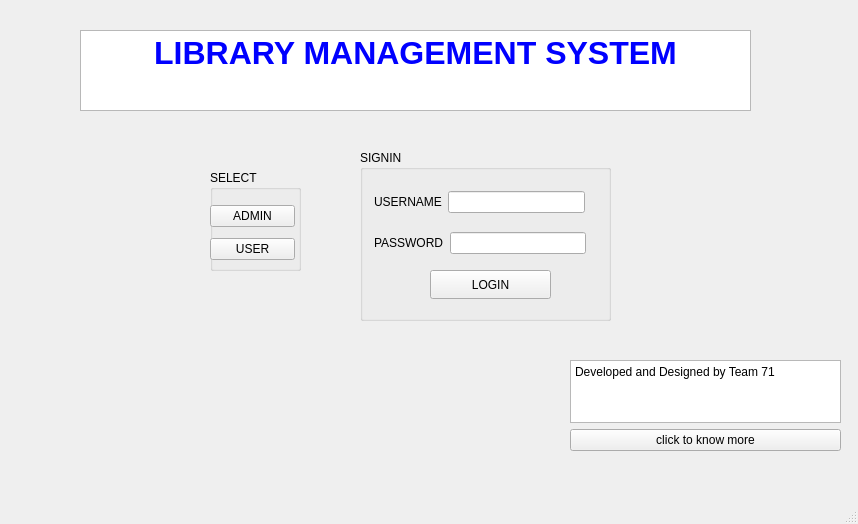
<?xml version="1.0" encoding="UTF-8"?>
<ui version="4.0">
 <class>MainWindow</class>
 <widget class="QMainWindow" name="MainWindow">
  <property name="geometry">
   <rect>
    <x>0</x>
    <y>0</y>
    <width>858</width>
    <height>524</height>
   </rect>
  </property>
  <property name="windowTitle">
   <string>MainWindow</string>
  </property>
  <widget class="QWidget" name="centralwidget">
   <widget class="QGroupBox" name="groupBox">
    <property name="geometry">
     <rect>
      <x>360</x>
      <y>150</y>
      <width>251</width>
      <height>171</height>
     </rect>
    </property>
    <property name="title">
     <string>SIGNIN</string>
    </property>
    <widget class="QPushButton" name="pushButton_login">
     <property name="geometry">
      <rect>
       <x>70</x>
       <y>120</y>
       <width>121</width>
       <height>29</height>
      </rect>
     </property>
     <property name="text">
      <string>LOGIN</string>
     </property>
    </widget>
    <widget class="QWidget" name="">
     <property name="geometry">
      <rect>
       <x>14</x>
       <y>37</y>
       <width>211</width>
       <height>30</height>
      </rect>
     </property>
     <layout class="QHBoxLayout" name="horizontalLayout">
      <item>
       <widget class="QLabel" name="label">
        <property name="text">
         <string>USERNAME</string>
        </property>
       </widget>
      </item>
      <item>
       <widget class="QLineEdit" name="lineEdit_username"/>
      </item>
     </layout>
    </widget>
    <widget class="QWidget" name="">
     <property name="geometry">
      <rect>
       <x>14</x>
       <y>78</y>
       <width>212</width>
       <height>30</height>
      </rect>
     </property>
     <layout class="QHBoxLayout" name="horizontalLayout_2">
      <item>
       <widget class="QLabel" name="label_2">
        <property name="text">
         <string>PASSWORD</string>
        </property>
       </widget>
      </item>
      <item>
       <widget class="QLineEdit" name="lineEdit_password"/>
      </item>
     </layout>
    </widget>
   </widget>
   <widget class="QTextBrowser" name="textBrowser">
    <property name="geometry">
     <rect>
      <x>80</x>
      <y>30</y>
      <width>671</width>
      <height>81</height>
     </rect>
    </property>
    <property name="sizePolicy">
     <sizepolicy hsizetype="Maximum" vsizetype="Maximum">
      <horstretch>0</horstretch>
      <verstretch>0</verstretch>
     </sizepolicy>
    </property>
    <property name="html">
     <string>&lt;!DOCTYPE HTML PUBLIC &quot;-//W3C//DTD HTML 4.0//EN&quot; &quot;http://www.w3.org/TR/REC-html40/strict.dtd&quot;&gt;
&lt;html&gt;&lt;head&gt;&lt;meta name=&quot;qrichtext&quot; content=&quot;1&quot; /&gt;&lt;meta charset=&quot;utf-8&quot; /&gt;&lt;style type=&quot;text/css&quot;&gt;
p, li { white-space: pre-wrap; }
hr { height: 1px; border-width: 0; }
li.unchecked::marker { content: &quot;\2610&quot;; }
li.checked::marker { content: &quot;\2612&quot;; }
&lt;/style&gt;&lt;/head&gt;&lt;body style=&quot; font-family:'Segoe UI'; font-size:9pt; font-weight:400; font-style:normal;&quot;&gt;
&lt;p align=&quot;center&quot; style=&quot; margin-top:0px; margin-bottom:0px; margin-left:0px; margin-right:0px; -qt-block-indent:0; text-indent:0px;&quot;&gt;&lt;span style=&quot; font-size:24pt; font-weight:700; color:#0000ff;&quot;&gt;LIBRARY MANAGEMENT SYSTEM&lt;/span&gt;&lt;/p&gt;&lt;/body&gt;&lt;/html&gt;</string>
    </property>
   </widget>
   <widget class="QGroupBox" name="groupBox_2">
    <property name="geometry">
     <rect>
      <x>210</x>
      <y>170</y>
      <width>91</width>
      <height>101</height>
     </rect>
    </property>
    <property name="title">
     <string>SELECT </string>
    </property>
    <widget class="QWidget" name="">
     <property name="geometry">
      <rect>
       <x>0</x>
       <y>30</y>
       <width>85</width>
       <height>67</height>
      </rect>
     </property>
     <layout class="QVBoxLayout" name="verticalLayout">
      <item>
       <widget class="QPushButton" name="pushButton_2">
        <property name="text">
         <string>ADMIN</string>
        </property>
       </widget>
      </item>
      <item>
       <widget class="QPushButton" name="pushButton">
        <property name="text">
         <string>USER</string>
        </property>
       </widget>
      </item>
     </layout>
    </widget>
   </widget>
   <widget class="QWidget" name="">
    <property name="geometry">
     <rect>
      <x>570</x>
      <y>360</y>
      <width>271</width>
      <height>91</height>
     </rect>
    </property>
    <layout class="QVBoxLayout" name="verticalLayout_2">
     <item>
      <widget class="QTextBrowser" name="textBrowser_3">
       <property name="sizePolicy">
        <sizepolicy hsizetype="Preferred" vsizetype="Preferred">
         <horstretch>0</horstretch>
         <verstretch>0</verstretch>
        </sizepolicy>
       </property>
       <property name="html">
        <string>&lt;!DOCTYPE HTML PUBLIC &quot;-//W3C//DTD HTML 4.0//EN&quot; &quot;http://www.w3.org/TR/REC-html40/strict.dtd&quot;&gt;
&lt;html&gt;&lt;head&gt;&lt;meta name=&quot;qrichtext&quot; content=&quot;1&quot; /&gt;&lt;meta charset=&quot;utf-8&quot; /&gt;&lt;style type=&quot;text/css&quot;&gt;
p, li { white-space: pre-wrap; }
hr { height: 1px; border-width: 0; }
li.unchecked::marker { content: &quot;\2610&quot;; }
li.checked::marker { content: &quot;\2612&quot;; }
&lt;/style&gt;&lt;/head&gt;&lt;body style=&quot; font-family:'Segoe UI'; font-size:9pt; font-weight:400; font-style:normal;&quot;&gt;
&lt;p style=&quot; margin-top:0px; margin-bottom:0px; margin-left:0px; margin-right:0px; -qt-block-indent:0; text-indent:0px;&quot;&gt;Developed and Designed by Team 71&lt;/p&gt;&lt;/body&gt;&lt;/html&gt;</string>
       </property>
      </widget>
     </item>
     <item>
      <widget class="QPushButton" name="pushButton_4">
       <property name="text">
        <string>click to know more</string>
       </property>
      </widget>
     </item>
    </layout>
   </widget>
  </widget>
  <widget class="QMenuBar" name="menubar">
   <property name="geometry">
    <rect>
     <x>0</x>
     <y>0</y>
     <width>858</width>
     <height>25</height>
    </rect>
   </property>
  </widget>
  <widget class="QStatusBar" name="statusbar"/>
 </widget>
 <resources/>
 <connections/>
</ui>
